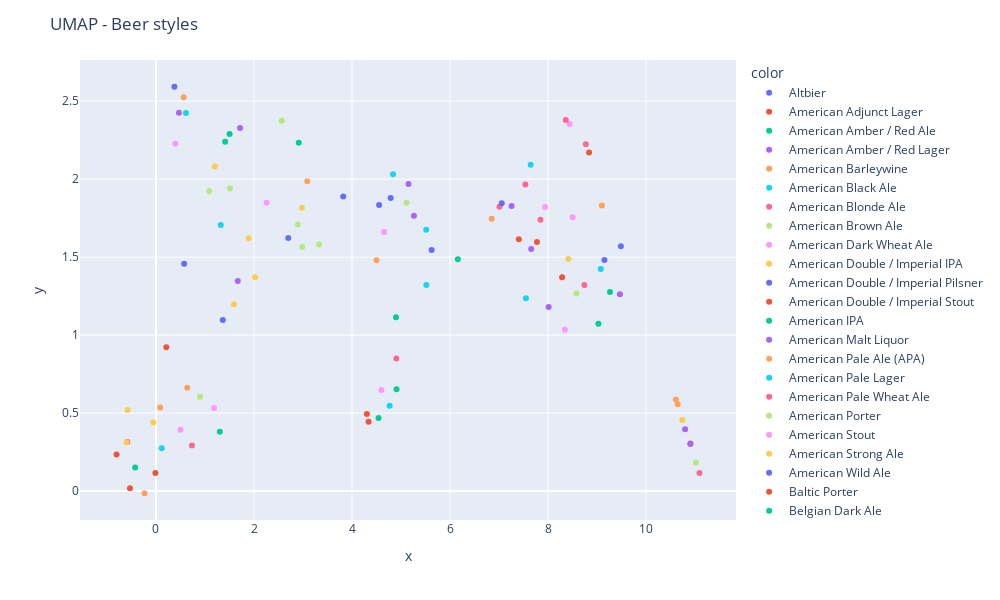

Notebook source saved alongside this figure:
### Code cell
reducer = umap.UMAP()

embedding = reducer.fit_transform(X)

fig = px.scatter(x=embedding[:, 0], y=embedding[:, 1], color=style_labels)
fig.update_layout(
    title='UMAP - Beer styles',
    width=1000,
    height=600,
)
fig.show()

### Figure 1 — Plotly figure (JSON) as saved in the notebook; plotly's stock layout.template omitted (floating-point values rounded to 4 significant figures)
{"data": [{"hovertemplate": "color=Altbier<br>x=%{x}<br>y=%{y}<extra></extra>", "legendgroup": "Altbier", "marker": {"color": "#636efa", "symbol": "circle"}, "mode": "markers", "name": "Altbier", "orientation": "v", "showlegend": true, "type": "scatter", "x": [5.625], "xaxis": "x", "y": [1.546], "yaxis": "y"}, {"hovertemplate": "color=American Adjunct Lager<br>x=%{x}<br>y=%{y}<extra></extra>", "legendgroup": "American Adjunct Lager", "marker": {"color": "#EF553B", "symbol": "circle"}, "mode": "markers", "name": "American Adjunct Lager", "orientation": "v", "showlegend": true, "type": "scatter", "x": [10.91], "xaxis": "x", "y": [0.3046], "yaxis": "y"}, {"hovertemplate": "color=American Amber / Red Ale<br>x=%{x}<br>y=%{y}<extra></extra>", "legendgroup": "American Amber / Red Ale", "marker": {"color": "#00cc96", "symbol": "circle"}, "mode": "markers", "name": "American Amber / Red Ale", "orientation": "v", "showlegend": true, "type": "scatter", "x": [4.897], "xaxis": "x", "y": [1.114], "yaxis": "y"}, {"hovertemplate": "color=American Amber / Red Lager<br>x=%{x}<br>y=%{y}<extra></extra>", "legendgroup": "American Amber / Red Lager", "marker": {"color": "#ab63fa", "symbol": "circle"}, "mode": "markers", "name": "American Amber / Red Lager", "orientation": "v", "showlegend": true, "type": "scatter", "x": [9.467], "xaxis": "x", "y": [1.261], "yaxis": "y"}, {"hovertemplate": "color=American Barleywine<br>x=%{x}<br>y=%{y}<extra></extra>", "legendgroup": "American Barleywine", "marker": {"color": "#FFA15A", "symbol": "circle"}, "mode": "markers", "name": "American Barleywine", "orientation": "v", "showlegend": true, "type": "scatter", "x": [-0.2338], "xaxis": "x", "y": [-0.01378], "yaxis": "y"}, {"hovertemplate": "color=American Black Ale<br>x=%{x}<br>y=%{y}<extra></extra>", "legendgroup": "American Black Ale", "marker": {"color": "#19d3f3", "symbol": "circle"}, "mode": "markers", "name": "American Black Ale", "orientation": "v", "showlegend": true, "type": "scatter", "x": [1.322], "xaxis": "x", "y": [1.707], "yaxis": "y"}, {"hovertemplate": "color=American Blonde Ale<br>x=%{x}<br>y=%{y}<extra></extra>", "legendgroup": "American Blonde Ale", "marker": {"color": "#FF6692", "symbol": "circle"}, "mode": "markers", "name": "American Blonde Ale", "orientation": "v", "showlegend": true, "type": "scatter", "x": [8.742], "xaxis": "x", "y": [1.321], "yaxis": "y"}, {"hovertemplate": "color=American Brown Ale<br>x=%{x}<br>y=%{y}<extra></extra>", "legendgroup": "American Brown Ale", "marker": {"color": "#B6E880", "symbol": "circle"}, "mode": "markers", "name": "American Brown Ale", "orientation": "v", "showlegend": true, "type": "scatter", "x": [2.982], "xaxis": "x", "y": [1.565], "yaxis": "y"}, {"hovertemplate": "color=American Dark Wheat Ale<br>x=%{x}<br>y=%{y}<extra></extra>", "legendgroup": "American Dark Wheat Ale", "marker": {"color": "#FF97FF", "symbol": "circle"}, "mode": "markers", "name": "American Dark Wheat Ale", "orientation": "v", "showlegend": true, "type": "scatter", "x": [8.441], "xaxis": "x", "y": [2.354], "yaxis": "y"}, {"hovertemplate": "color=American Double / Imperial IPA<br>x=%{x}<br>y=%{y}<extra></extra>", "legendgroup": "American Double / Imperial IPA", "marker": {"color": "#FECB52", "symbol": "circle"}, "mode": "markers", "name": "American Double / Imperial IPA", "orientation": "v", "showlegend": true, "type": "scatter", "x": [-0.5801], "xaxis": "x", "y": [0.5193], "yaxis": "y"}, {"hovertemplate": "color=American Double / Imperial Pilsner<br>x=%{x}<br>y=%{y}<extra></extra>", "legendgroup": "American Double / Imperial Pilsner", "marker": {"color": "#636efa", "symbol": "circle"}, "mode": "markers", "name": "American Double / Imperial Pilsner", "orientation": "v", "showlegend": true, "type": "scatter", "x": [1.364], "xaxis": "x", "y": [1.097], "yaxis": "y"}, {"hovertemplate": "color=American Double / Imperial Stout<br>x=%{x}<br>y=%{y}<extra></extra>", "legendgroup": "American Double / Imperial Stout", "marker": {"color": "#EF553B", "symbol": "circle"}, "mode": "markers", "name": "American Double / Imperial Stout", "orientation": "v", "showlegend": true, "type": "scatter", "x": [-0.8049], "xaxis": "x", "y": [0.2346], "yaxis": "y"}, {"hovertemplate": "color=American IPA<br>x=%{x}<br>y=%{y}<extra></extra>", "legendgroup": "American IPA", "marker": {"color": "#00cc96", "symbol": "circle"}, "mode": "markers", "name": "American IPA", "orientation": "v", "showlegend": true, "type": "scatter", "x": [1.502], "xaxis": "x", "y": [2.29], "yaxis": "y"}, {"hovertemplate": "color=American Malt Liquor<br>x=%{x}<br>y=%{y}<extra></extra>", "legendgroup": "American Malt Liquor", "marker": {"color": "#ab63fa", "symbol": "circle"}, "mode": "markers", "name": "American Malt Liquor", "orientation": "v", "showlegend": true, "type": "scatter", "x": [10.91], "xaxis": "x", "y": [0.3027], "yaxis": "y"}, {"hovertemplate": "color=American Pale Ale (APA)<br>x=%{x}<br>y=%{y}<extra></extra>", "legendgroup": "American Pale Ale (APA)", "marker": {"color": "#FFA15A", "symbol": "circle"}, "mode": "markers", "name": "American Pale Ale (APA)", "orientation": "v", "showlegend": true, "type": "scatter", "x": [3.087], "xaxis": "x", "y": [1.986], "yaxis": "y"}, {"hovertemplate": "color=American Pale Lager<br>x=%{x}<br>y=%{y}<extra></extra>", "legendgroup": "American Pale Lager", "marker": {"color": "#19d3f3", "symbol": "circle"}, "mode": "markers", "name": "American Pale Lager", "orientation": "v", "showlegend": true, "type": "scatter", "x": [9.077], "xaxis": "x", "y": [1.423], "yaxis": "y"}, {"hovertemplate": "color=American Pale Wheat Ale<br>x=%{x}<br>y=%{y}<extra></extra>", "legendgroup": "American Pale Wheat Ale", "marker": {"color": "#FF6692", "symbol": "circle"}, "mode": "markers", "name": "American Pale Wheat Ale", "orientation": "v", "showlegend": true, "type": "scatter", "x": [7.539], "xaxis": "x", "y": [1.965], "yaxis": "y"}, {"hovertemplate": "color=American Porter<br>x=%{x}<br>y=%{y}<extra></extra>", "legendgroup": "American Porter", "marker": {"color": "#B6E880", "symbol": "circle"}, "mode": "markers", "name": "American Porter", "orientation": "v", "showlegend": true, "type": "scatter", "x": [1.51], "xaxis": "x", "y": [1.94], "yaxis": "y"}, {"hovertemplate": "color=American Stout<br>x=%{x}<br>y=%{y}<extra></extra>", "legendgroup": "American Stout", "marker": {"color": "#FF97FF", "symbol": "circle"}, "mode": "markers", "name": "American Stout", "orientation": "v", "showlegend": true, "type": "scatter", "x": [2.257], "xaxis": "x", "y": [1.849], "yaxis": "y"}, {"hovertemplate": "color=American Strong Ale<br>x=%{x}<br>y=%{y}<extra></extra>", "legendgroup": "American Strong Ale", "marker": {"color": "#FECB52", "symbol": "circle"}, "mode": "markers", "name": "American Strong Ale", "orientation": "v", "showlegend": true, "type": "scatter", "x": [-0.05354], "xaxis": "x", "y": [0.4397], "yaxis": "y"}, {"hovertemplate": "color=American Wild Ale<br>x=%{x}<br>y=%{y}<extra></extra>", "legendgroup": "American Wild Ale", "marker": {"color": "#636efa", "symbol": "circle"}, "mode": "markers", "name": "American Wild Ale", "orientation": "v", "showlegend": true, "type": "scatter", "x": [0.3758], "xaxis": "x", "y": [2.592], "yaxis": "y"}, {"hovertemplate": "color=Baltic Porter<br>x=%{x}<br>y=%{y}<extra></extra>", "legendgroup": "Baltic Porter", "marker": {"color": "#EF553B", "symbol": "circle"}, "mode": "markers", "name": "Baltic Porter", "orientation": "v", "showlegend": true, "type": "scatter", "x": [0.2106], "xaxis": "x", "y": [0.9221], "yaxis": "y"}, {"hovertemplate": "color=Belgian Dark Ale<br>x=%{x}<br>y=%{y}<extra></extra>", "legendgroup": "Belgian Dark Ale", "marker": {"color": "#00cc96", "symbol": "circle"}, "mode": "markers", "name": "Belgian Dark Ale", "orientation": "v", "showlegend": true, "type": "scatter", "x": [4.909], "xaxis": "x", "y": [0.6536], "yaxis": "y"}, {"hovertemplate": "color=Belgian IPA<br>x=%{x}<br>y=%{y}<extra></extra>", "legendgroup": "Belgian IPA", "marker": {"color": "#ab63fa", "symbol": "circle"}, "mode": "markers", "name": "Belgian IPA", "orientation": "v", "showlegend": true, "type": "scatter", "x": [1.67], "xaxis": "x", "y": [1.347], "yaxis": "y"}, {"hovertemplate": "color=Belgian Pale Ale<br>x=%{x}<br>y=%{y}<extra></extra>", "legendgroup": "Belgian Pale Ale", "marker": {"color": "#FFA15A", "symbol": "circle"}, "mode": "markers", "name": "Belgian Pale Ale", "orientation": "v", "showlegend": true, "type": "scatter", "x": [4.501], "xaxis": "x", "y": [1.48], "yaxis": "y"}, {"hovertemplate": "color=Belgian Strong Dark Ale<br>x=%{x}<br>y=%{y}<extra></extra>", "legendgroup": "Belgian Strong Dark Ale", "marker": {"color": "#19d3f3", "symbol": "circle"}, "mode": "markers", "name": "Belgian Strong Dark Ale", "orientation": "v", "showlegend": true, "type": "scatter", "x": [0.1173], "xaxis": "x", "y": [0.2742], "yaxis": "y"}, {"hovertemplate": "color=Belgian Strong Pale Ale<br>x=%{x}<br>y=%{y}<extra></extra>", "legendgroup": "Belgian Strong Pale Ale", "marker": {"color": "#FF6692", "symbol": "circle"}, "mode": "markers", "name": "Belgian Strong Pale Ale", "orientation": "v", "showlegend": true, "type": "scatter", "x": [0.7345], "xaxis": "x", "y": [0.2923], "yaxis": "y"}, {"hovertemplate": "color=Berliner Weissbier<br>x=%{x}<br>y=%{y}<extra></extra>", "legendgroup": "Berliner Weissbier", "marker": {"color": "#B6E880", "symbol": "circle"}, "mode": "markers", "name": "Berliner Weissbier", "orientation": "v", "showlegend": true, "type": "scatter", "x": [2.566], "xaxis": "x", "y": [2.375], "yaxis": "y"}, {"hovertemplate": "color=Bière de Champagne / Bière Brut<br>x=%{x}<br>y=%{y}<extra></extra>", "legendgroup": "Bière de Champagne / Bière Brut", "marker": {"color": "#FF97FF", "symbol": "circle"}, "mode": "markers", "name": "Bière de Champagne / Bière Brut", "orientation": "v", "showlegend": true, "type": "scatter", "x": [1.186], "xaxis": "x", "y": [0.5329], "yaxis": "y"}, {"hovertemplate": "color=Bière de Garde<br>x=%{x}<br>y=%{y}<extra></extra>", "legendgroup": "Bière de Garde", "marker": {"color": "#FECB52", "symbol": "circle"}, "mode": "markers", "name": "Bière de Garde", "orientation": "v", "showlegend": true, "type": "scatter", "x": [2.023], "xaxis": "x", "y": [1.371], "yaxis": "y"}, {"hovertemplate": "color=Black & Tan<br>x=%{x}<br>y=%{y}<extra></extra>", "legendgroup": "Black & Tan", "marker": {"color": "#636efa", "symbol": "circle"}, "mode": "markers", "name": "Black & Tan", "orientation": "v", "showlegend": true, "type": "scatter", "x": [9.487], "xaxis": "x", "y": [1.57], "yaxis": "y"}, {"hovertemplate": "color=Bock<br>x=%{x}<br>y=%{y}<extra></extra>", "legendgroup": "Bock", "marker": {"color": "#EF553B", "symbol": "circle"}, "mode": "markers", "name": "Bock", "orientation": "v", "showlegend": true, "type": "scatter", "x": [8.838], "xaxis": "x", "y": [2.171], "yaxis": "y"}, {"hovertemplate": "color=Braggot<br>x=%{x}<br>y=%{y}<extra></extra>", "legendgroup": "Braggot", "marker": {"color": "#00cc96", "symbol": "circle"}, "mode": "markers", "name": "Braggot", "orientation": "v", "showlegend": true, "type": "scatter", "x": [1.303], "xaxis": "x", "y": [0.3799], "yaxis": "y"}, {"hovertemplate": "color=California Common / Steam Beer<br>x=%{x}<br>y=%{y}<extra></extra>", "legendgroup": "California Common / Steam Beer", "marker": {"color": "#ab63fa", "symbol": "circle"}, "mode": "markers", "name": "California Common / Steam Beer", "orientation": "v", "showlegend": true, "type": "scatter", "x": [5.264], "xaxis": "x", "y": [1.765], "yaxis": "y"}, {"hovertemplate": "color=Chile Beer<br>x=%{x}<br>y=%{y}<extra></extra>", "legendgroup": "Chile Beer", "marker": {"color": "#FFA15A", "symbol": "circle"}, "mode": "markers", "name": "Chile Beer", "orientation": "v", "showlegend": true, "type": "scatter", "x": [9.099], "xaxis": "x", "y": [1.831], "yaxis": "y"}, {"hovertemplate": "color=Cream Ale<br>x=%{x}<br>y=%{y}<extra></extra>", "legendgroup": "Cream Ale", "marker": {"color": "#19d3f3", "symbol": "circle"}, "mode": "markers", "name": "Cream Ale", "orientation": "v", "showlegend": true, "type": "scatter", "x": [7.647], "xaxis": "x", "y": [2.092], "yaxis": "y"}, {"hovertemplate": "color=Czech Pilsener<br>x=%{x}<br>y=%{y}<extra></extra>", "legendgroup": "Czech Pilsener", "marker": {"color": "#FF6692", "symbol": "circle"}, "mode": "markers", "name": "Czech Pilsener", "orientation": "v", "showlegend": true, "type": "scatter", "x": [7.846], "xaxis": "x", "y": [1.74], "yaxis": "y"}, {"hovertemplate": "color=Doppelbock<br>x=%{x}<br>y=%{y}<extra></extra>", "legendgroup": "Doppelbock", "marker": {"color": "#B6E880", "symbol": "circle"}, "mode": "markers", "name": "Doppelbock", "orientation": "v", "showlegend": true, "type": "scatter", "x": [0.8997], "xaxis": "x", "y": [0.6056], "yaxis": "y"}, {"hovertemplate": "color=Dortmunder / Export Lager<br>x=%{x}<br>y=%{y}<extra></extra>", "legendgroup": "Dortmunder / Export Lager", "marker": {"color": "#FF97FF", "symbol": "circle"}, "mode": "markers", "name": "Dortmunder / Export Lager", "orientation": "v", "showlegend": true, "type": "scatter", "x": [7.941], "xaxis": "x", "y": [1.821], "yaxis": "y"}, {"hovertemplate": "color=Dubbel<br>x=%{x}<br>y=%{y}<extra></extra>", "legendgroup": "Dubbel", "marker": {"color": "#FECB52", "symbol": "circle"}, "mode": "markers", "name": "Dubbel", "orientation": "v", "showlegend": true, "type": "scatter", "x": [1.589], "xaxis": "x", "y": [1.199], "yaxis": "y"}, {"hovertemplate": "color=Dunkelweizen<br>x=%{x}<br>y=%{y}<extra></extra>", "legendgroup": "Dunkelweizen", "marker": {"color": "#636efa", "symbol": "circle"}, "mode": "markers", "name": "Dunkelweizen", "orientation": "v", "showlegend": true, "type": "scatter", "x": [4.554], "xaxis": "x", "y": [1.834], "yaxis": "y"}, {"hovertemplate": "color=Eisbock<br>x=%{x}<br>y=%{y}<extra></extra>", "legendgroup": "Eisbock", "marker": {"color": "#EF553B", "symbol": "circle"}, "mode": "markers", "name": "Eisbock", "orientation": "v", "showlegend": true, "type": "scatter", "x": [-0.5316], "xaxis": "x", "y": [0.01893], "yaxis": "y"}, {"hovertemplate": "color=English Barleywine<br>x=%{x}<br>y=%{y}<extra></extra>", "legendgroup": "English Barleywine", "marker": {"color": "#00cc96", "symbol": "circle"}, "mode": "markers", "name": "English Barleywine", "orientation": "v", "showlegend": true, "type": "scatter", "x": [-0.4264], "xaxis": "x", "y": [0.1514], "yaxis": "y"}, {"hovertemplate": "color=English Bitter<br>x=%{x}<br>y=%{y}<extra></extra>", "legendgroup": "English Bitter", "marker": {"color": "#ab63fa", "symbol": "circle"}, "mode": "markers", "name": "English Bitter", "orientation": "v", "showlegend": true, "type": "scatter", "x": [8.013], "xaxis": "x", "y": [1.181], "yaxis": "y"}, {"hovertemplate": "color=English Brown Ale<br>x=%{x}<br>y=%{y}<extra></extra>", "legendgroup": "English Brown Ale", "marker": {"color": "#FFA15A", "symbol": "circle"}, "mode": "markers", "name": "English Brown Ale", "orientation": "v", "showlegend": true, "type": "scatter", "x": [6.85], "xaxis": "x", "y": [1.747], "yaxis": "y"}, {"hovertemplate": "color=English Dark Mild Ale<br>x=%{x}<br>y=%{y}<extra></extra>", "legendgroup": "English Dark Mild Ale", "marker": {"color": "#19d3f3", "symbol": "circle"}, "mode": "markers", "name": "English Dark Mild Ale", "orientation": "v", "showlegend": true, "type": "scatter", "x": [7.548], "xaxis": "x", "y": [1.236], "yaxis": "y"}, {"hovertemplate": "color=English India Pale Ale (IPA)<br>x=%{x}<br>y=%{y}<extra></extra>", "legendgroup": "English India Pale Ale (IPA)", "marker": {"color": "#FF6692", "symbol": "circle"}, "mode": "markers", "name": "English India Pale Ale (IPA)", "orientation": "v", "showlegend": true, "type": "scatter", "x": [8.362], "xaxis": "x", "y": [2.379], "yaxis": "y"}, {"hovertemplate": "color=English Pale Ale<br>x=%{x}<br>y=%{y}<extra></extra>", "legendgroup": "English Pale Ale", "marker": {"color": "#B6E880", "symbol": "circle"}, "mode": "markers", "name": "English Pale Ale", "orientation": "v", "showlegend": true, "type": "scatter", "x": [8.579], "xaxis": "x", "y": [1.267], "yaxis": "y"}, {"hovertemplate": "color=English Pale Mild Ale<br>x=%{x}<br>y=%{y}<extra></extra>", "legendgroup": "English Pale Mild Ale", "marker": {"color": "#FF97FF", "symbol": "circle"}, "mode": "markers", "name": "English Pale Mild Ale", "orientation": "v", "showlegend": true, "type": "scatter", "x": [8.345], "xaxis": "x", "y": [1.034], "yaxis": "y"}, {"hovertemplate": "color=English Porter<br>x=%{x}<br>y=%{y}<extra></extra>", "legendgroup": "English Porter", "marker": {"color": "#FECB52", "symbol": "circle"}, "mode": "markers", "name": "English Porter", "orientation": "v", "showlegend": true, "type": "scatter", "x": [2.977], "xaxis": "x", "y": [1.816], "yaxis": "y"}, {"hovertemplate": "color=English Stout<br>x=%{x}<br>y=%{y}<extra></extra>", "legendgroup": "English Stout", "marker": {"color": "#636efa", "symbol": "circle"}, "mode": "markers", "name": "English Stout", "orientation": "v", "showlegend": true, "type": "scatter", "x": [3.821], "xaxis": "x", "y": [1.889], "yaxis": "y"}, {"hovertemplate": "color=English Strong Ale<br>x=%{x}<br>y=%{y}<extra></extra>", "legendgroup": "English Strong Ale", "marker": {"color": "#EF553B", "symbol": "circle"}, "mode": "markers", "name": "English Strong Ale", "orientation": "v", "showlegend": true, "type": "scatter", "x": [4.338], "xaxis": "x", "y": [0.4441], "yaxis": "y"}, {"hovertemplate": "color=Euro Dark Lager<br>x=%{x}<br>y=%{y}<extra></extra>", "legendgroup": "Euro Dark Lager", "marker": {"color": "#00cc96", "symbol": "circle"}, "mode": "markers", "name": "Euro Dark Lager", "orientation": "v", "showlegend": true, "type": "scatter", "x": [9.264], "xaxis": "x", "y": [1.277], "yaxis": "y"}, {"hovertemplate": "color=Euro Pale Lager<br>x=%{x}<br>y=%{y}<extra></extra>", "legendgroup": "Euro Pale Lager", "marker": {"color": "#ab63fa", "symbol": "circle"}, "mode": "markers", "name": "Euro Pale Lager", "orientation": "v", "showlegend": true, "type": "scatter", "x": [10.8], "xaxis": "x", "y": [0.3965], "yaxis": "y"}, {"hovertemplate": "color=Euro Strong Lager<br>x=%{x}<br>y=%{y}<extra></extra>", "legendgroup": "Euro Strong Lager", "marker": {"color": "#FFA15A", "symbol": "circle"}, "mode": "markers", "name": "Euro Strong Lager", "orientation": "v", "showlegend": true, "type": "scatter", "x": [10.65], "xaxis": "x", "y": [0.557], "yaxis": "y"}, {"hovertemplate": "color=Extra Special / Strong Bitter (ESB)<br>x=%{x}<br>y=%{y}<extra></extra>", "legendgroup": "Extra Special / Strong Bitter (ESB)", "marker": {"color": "#19d3f3", "symbol": "circle"}, "mode": "markers", "name": "Extra Special / Strong Bitter (ESB)", "orientation": "v", "showlegend": true, "type": "scatter", "x": [5.514], "xaxis": "x", "y": [1.675], "yaxis": "y"}, {"hovertemplate": "color=Faro<br>x=%{x}<br>y=%{y}<extra></extra>", "legendgroup": "Faro", "marker": {"color": "#FF6692", "symbol": "circle"}, "mode": "markers", "name": "Faro", "orientation": "v", "showlegend": true, "type": "scatter", "x": [7.01], "xaxis": "x", "y": [1.823], "yaxis": "y"}, {"hovertemplate": "color=Flanders Oud Bruin<br>x=%{x}<br>y=%{y}<extra></extra>", "legendgroup": "Flanders Oud Bruin", "marker": {"color": "#B6E880", "symbol": "circle"}, "mode": "markers", "name": "Flanders Oud Bruin", "orientation": "v", "showlegend": true, "type": "scatter", "x": [1.085], "xaxis": "x", "y": [1.925], "yaxis": "y"}, {"hovertemplate": "color=Flanders Red Ale<br>x=%{x}<br>y=%{y}<extra></extra>", "legendgroup": "Flanders Red Ale", "marker": {"color": "#FF97FF", "symbol": "circle"}, "mode": "markers", "name": "Flanders Red Ale", "orientation": "v", "showlegend": true, "type": "scatter", "x": [0.3969], "xaxis": "x", "y": [2.227], "yaxis": "y"}, {"hovertemplate": "color=Foreign / Export Stout<br>x=%{x}<br>y=%{y}<extra></extra>", "legendgroup": "Foreign / Export Stout", "marker": {"color": "#FECB52", "symbol": "circle"}, "mode": "markers", "name": "Foreign / Export Stout", "orientation": "v", "showlegend": true, "type": "scatter", "x": [1.893], "xaxis": "x", "y": [1.621], "yaxis": "y"}, {"hovertemplate": "color=Fruit / Vegetable Beer<br>x=%{x}<br>y=%{y}<extra></extra>", "legendgroup": "Fruit / Vegetable Beer", "marker": {"color": "#636efa", "symbol": "circle"}, "mode": "markers", "name": "Fruit / Vegetable Beer", "orientation": "v", "showlegend": true, "type": "scatter", "x": [9.151], "xaxis": "x", "y": [1.481], "yaxis": "y"}, {"hovertemplate": "color=German Pilsener<br>x=%{x}<br>y=%{y}<extra></extra>", "legendgroup": "German Pilsener", "marker": {"color": "#EF553B", "symbol": "circle"}, "mode": "markers", "name": "German Pilsener", "orientation": "v", "showlegend": true, "type": "scatter", "x": [8.288], "xaxis": "x", "y": [1.371], "yaxis": "y"}, {"hovertemplate": "color=Gose<br>x=%{x}<br>y=%{y}<extra></extra>", "legendgroup": "Gose", "marker": {"color": "#00cc96", "symbol": "circle"}, "mode": "markers", "name": "Gose", "orientation": "v", "showlegend": true, "type": "scatter", "x": [2.913], "xaxis": "x", "y": [2.233], "yaxis": "y"}, {"hovertemplate": "color=Gueuze<br>x=%{x}<br>y=%{y}<extra></extra>", "legendgroup": "Gueuze", "marker": {"color": "#ab63fa", "symbol": "circle"}, "mode": "markers", "name": "Gueuze", "orientation": "v", "showlegend": true, "type": "scatter", "x": [0.468], "xaxis": "x", "y": [2.426], "yaxis": "y"}, {"hovertemplate": "color=Happoshu<br>x=%{x}<br>y=%{y}<extra></extra>", "legendgroup": "Happoshu", "marker": {"color": "#FFA15A", "symbol": "circle"}, "mode": "markers", "name": "Happoshu", "orientation": "v", "showlegend": true, "type": "scatter", "x": [10.61], "xaxis": "x", "y": [0.5878], "yaxis": "y"}, {"hovertemplate": "color=Hefeweizen<br>x=%{x}<br>y=%{y}<extra></extra>", "legendgroup": "Hefeweizen", "marker": {"color": "#19d3f3", "symbol": "circle"}, "mode": "markers", "name": "Hefeweizen", "orientation": "v", "showlegend": true, "type": "scatter", "x": [4.838], "xaxis": "x", "y": [2.031], "yaxis": "y"}, {"hovertemplate": "color=Herbed / Spiced Beer<br>x=%{x}<br>y=%{y}<extra></extra>", "legendgroup": "Herbed / Spiced Beer", "marker": {"color": "#FF6692", "symbol": "circle"}, "mode": "markers", "name": "Herbed / Spiced Beer", "orientation": "v", "showlegend": true, "type": "scatter", "x": [8.772], "xaxis": "x", "y": [2.224], "yaxis": "y"}, {"hovertemplate": "color=Irish Dry Stout<br>x=%{x}<br>y=%{y}<extra></extra>", "legendgroup": "Irish Dry Stout", "marker": {"color": "#B6E880", "symbol": "circle"}, "mode": "markers", "name": "Irish Dry Stout", "orientation": "v", "showlegend": true, "type": "scatter", "x": [5.114], "xaxis": "x", "y": [1.848], "yaxis": "y"}, {"hovertemplate": "color=Irish Red Ale<br>x=%{x}<br>y=%{y}<extra></extra>", "legendgroup": "Irish Red Ale", "marker": {"color": "#FF97FF", "symbol": "circle"}, "mode": "markers", "name": "Irish Red Ale", "orientation": "v", "showlegend": true, "type": "scatter", "x": [8.502], "xaxis": "x", "y": [1.755], "yaxis": "y"}, {"hovertemplate": "color=Japanese Rice Lager<br>x=%{x}<br>y=%{y}<extra></extra>", "legendgroup": "Japanese Rice Lager", "marker": {"color": "#FECB52", "symbol": "circle"}, "mode": "markers", "name": "Japanese Rice Lager", "orientation": "v", "showlegend": true, "type": "scatter", "x": [10.74], "xaxis": "x", "y": [0.4555], "yaxis": "y"}, {"hovertemplate": "color=Kellerbier / Zwickelbier<br>x=%{x}<br>y=%{y}<extra></extra>", "legendgroup": "Kellerbier / Zwickelbier", "marker": {"color": "#636efa", "symbol": "circle"}, "mode": "markers", "name": "Kellerbier / Zwickelbier", "orientation": "v", "showlegend": true, "type": "scatter", "x": [4.789], "xaxis": "x", "y": [1.879], "yaxis": "y"}, {"hovertemplate": "color=Kristalweizen<br>x=%{x}<br>y=%{y}<extra></extra>", "legendgroup": "Kristalweizen", "marker": {"color": "#EF553B", "symbol": "circle"}, "mode": "markers", "name": "Kristalweizen", "orientation": "v", "showlegend": true, "type": "scatter", "x": [7.775], "xaxis": "x", "y": [1.598], "yaxis": "y"}, {"hovertemplate": "color=Kvass<br>x=%{x}<br>y=%{y}<extra></extra>", "legendgroup": "Kvass", "marker": {"color": "#00cc96", "symbol": "circle"}, "mode": "markers", "name": "Kvass", "orientation": "v", "showlegend": true, "type": "scatter", "x": [9.027], "xaxis": "x", "y": [1.073], "yaxis": "y"}, {"hovertemplate": "color=Kölsch<br>x=%{x}<br>y=%{y}<extra></extra>", "legendgroup": "Kölsch", "marker": {"color": "#ab63fa", "symbol": "circle"}, "mode": "markers", "name": "Kölsch", "orientation": "v", "showlegend": true, "type": "scatter", "x": [7.656], "xaxis": "x", "y": [1.553], "yaxis": "y"}, {"hovertemplate": "color=Lambic - Fruit<br>x=%{x}<br>y=%{y}<extra></extra>", "legendgroup": "Lambic - Fruit", "marker": {"color": "#FFA15A", "symbol": "circle"}, "mode": "markers", "name": "Lambic - Fruit", "orientation": "v", "showlegend": true, "type": "scatter", "x": [0.5637], "xaxis": "x", "y": [2.525], "yaxis": "y"}, {"hovertemplate": "color=Lambic - Unblended<br>x=%{x}<br>y=%{y}<extra></extra>", "legendgroup": "Lambic - Unblended", "marker": {"color": "#19d3f3", "symbol": "circle"}, "mode": "markers", "name": "Lambic - Unblended", "orientation": "v", "showlegend": true, "type": "scatter", "x": [0.6122], "xaxis": "x", "y": [2.423], "yaxis": "y"}, {"hovertemplate": "color=Light Lager<br>x=%{x}<br>y=%{y}<extra></extra>", "legendgroup": "Light Lager", "marker": {"color": "#FF6692", "symbol": "circle"}, "mode": "markers", "name": "Light Lager", "orientation": "v", "showlegend": true, "type": "scatter", "x": [11.09], "xaxis": "x", "y": [0.1154], "yaxis": "y"}, {"hovertemplate": "color=Low Alcohol Beer<br>x=%{x}<br>y=%{y}<extra></extra>", "legendgroup": "Low Alcohol Beer", "marker": {"color": "#B6E880", "symbol": "circle"}, "mode": "markers", "name": "Low Alcohol Beer", "orientation": "v", "showlegend": true, "type": "scatter", "x": [11.02], "xaxis": "x", "y": [0.1828], "yaxis": "y"}, {"hovertemplate": "color=Maibock / Helles Bock<br>x=%{x}<br>y=%{y}<extra></extra>", "legendgroup": "Maibock / Helles Bock", "marker": {"color": "#FF97FF", "symbol": "circle"}, "mode": "markers", "name": "Maibock / Helles Bock", "orientation": "v", "showlegend": true, "type": "scatter", "x": [4.6], "xaxis": "x", "y": [0.6475], "yaxis": "y"}, {"hovertemplate": "color=Milk / Sweet Stout<br>x=%{x}<br>y=%{y}<extra></extra>", "legendgroup": "Milk / Sweet Stout", "marker": {"color": "#FECB52", "symbol": "circle"}, "mode": "markers", "name": "Milk / Sweet Stout", "orientation": "v", "showlegend": true, "type": "scatter", "x": [1.2], "xaxis": "x", "y": [2.08], "yaxis": "y"}, {"hovertemplate": "color=Munich Dunkel Lager<br>x=%{x}<br>y=%{y}<extra></extra>", "legendgroup": "Munich Dunkel Lager", "marker": {"color": "#636efa", "symbol": "circle"}, "mode": "markers", "name": "Munich Dunkel Lager", "orientation": "v", "showlegend": true, "type": "scatter", "x": [7.056], "xaxis": "x", "y": [1.846], "yaxis": "y"}, {"hovertemplate": "color=Munich Helles Lager<br>x=%{x}<br>y=%{y}<extra></extra>", "legendgroup": "Munich Helles Lager", "marker": {"color": "#EF553B", "symbol": "circle"}, "mode": "markers", "name": "Munich Helles Lager", "orientation": "v", "showlegend": true, "type": "scatter", "x": [7.404], "xaxis": "x", "y": [1.615], "yaxis": "y"}, {"hovertemplate": "color=Märzen / Oktoberfest<br>x=%{x}<br>y=%{y}<extra></extra>", "legendgroup": "Märzen / Oktoberfest", "marker": {"color": "#00cc96", "symbol": "circle"}, "mode": "markers", "name": "Märzen / Oktoberfest", "orientation": "v", "showlegend": true, "type": "scatter", "x": [6.16], "xaxis": "x", "y": [1.487], "yaxis": "y"}, {"hovertemplate": "color=Oatmeal Stout<br>x=%{x}<br>y=%{y}<extra></extra>", "legendgroup": "Oatmeal Stout", "marker": {"color": "#ab63fa", "symbol": "circle"}, "mode": "markers", "name": "Oatmeal Stout", "orientation": "v", "showlegend": true, "type": "scatter", "x": [1.715], "xaxis": "x", "y": [2.328], "yaxis": "y"}, {"hovertemplate": "color=Old Ale<br>x=%{x}<br>y=%{y}<extra></extra>", "legendgroup": "Old Ale", "marker": {"color": "#FFA15A", "symbol": "circle"}, "mode": "markers", "name": "Old Ale", "orientation": "v", "showlegend": true, "type": "scatter", "x": [0.0852], "xaxis": "x", "y": [0.536], "yaxis": "y"}, {"hovertemplate": "color=Pumpkin Ale<br>x=%{x}<br>y=%{y}<extra></extra>", "legendgroup": "Pumpkin Ale", "marker": {"color": "#19d3f3", "symbol": "circle"}, "mode": "markers", "name": "Pumpkin Ale", "orientation": "v", "showlegend": true, "type": "scatter", "x": [4.768], "xaxis": "x", "y": [0.5477], "yaxis": "y"}, {"hovertemplate": "color=Quadrupel (Quad)<br>x=%{x}<br>y=%{y}<extra></extra>", "legendgroup": "Quadrupel (Quad)", "marker": {"color": "#FF6692", "symbol": "circle"}, "mode": "markers", "name": "Quadrupel (Quad)", "orientation": "v", "showlegend": true, "type": "scatter", "x": [-0.5822], "xaxis": "x", "y": [0.315], "yaxis": "y"}, {"hovertemplate": "color=Rauchbier<br>x=%{x}<br>y=%{y}<extra></extra>", "legendgroup": "Rauchbier", "marker": {"color": "#B6E880", "symbol": "circle"}, "mode": "markers", "name": "Rauchbier", "orientation": "v", "showlegend": true, "type": "scatter", "x": [2.893], "xaxis": "x", "y": [1.709], "yaxis": "y"}, {"hovertemplate": "color=Roggenbier<br>x=%{x}<br>y=%{y}<extra></extra>", "legendgroup": "Roggenbier", "marker": {"color": "#FF97FF", "symbol": "circle"}, "mode": "markers", "name": "Roggenbier", "orientation": "v", "showlegend": true, "type": "scatter", "x": [4.655], "xaxis": "x", "y": [1.662], "yaxis": "y"}, {"hovertemplate": "color=Russian Imperial Stout<br>x=%{x}<br>y=%{y}<extra></extra>", "legendgroup": "Russian Imperial Stout", "marker": {"color": "#FECB52", "symbol": "circle"}, "mode": "markers", "name": "Russian Imperial Stout", "orientation": "v", "showlegend": true, "type": "scatter", "x": [-0.6007], "xaxis": "x", "y": [0.3114], "yaxis": "y"}, {"hovertemplate": "color=Rye Beer<br>x=%{x}<br>y=%{y}<extra></extra>", "legendgroup": "Rye Beer", "marker": {"color": "#636efa", "symbol": "circle"}, "mode": "markers", "name": "Rye Beer", "orientation": "v", "showlegend": true, "type": "scatter", "x": [2.699], "xaxis": "x", "y": [1.622], "yaxis": "y"}, {"hovertemplate": "color=Sahti<br>x=%{x}<br>y=%{y}<extra></extra>", "legendgroup": "Sahti", "marker": {"color": "#EF553B", "symbol": "circle"}, "mode": "markers", "name": "Sahti", "orientation": "v", "showlegend": true, "type": "scatter", "x": [4.303], "xaxis": "x", "y": [0.495], "yaxis": "y"}, {"hovertemplate": "color=Saison / Farmhouse Ale<br>x=%{x}<br>y=%{y}<extra></extra>", "legendgroup": "Saison / Farmhouse Ale", "marker": {"color": "#00cc96", "symbol": "circle"}, "mode": "markers", "name": "Saison / Farmhouse Ale", "orientation": "v", "showlegend": true, "type": "scatter", "x": [1.411], "xaxis": "x", "y": [2.24], "yaxis": "y"}, {"hovertemplate": "color=Schwarzbier<br>x=%{x}<br>y=%{y}<extra></extra>", "legendgroup": "Schwarzbier", "marker": {"color": "#ab63fa", "symbol": "circle"}, "mode": "markers", "name": "Schwarzbier", "orientation": "v", "showlegend": true, "type": "scatter", "x": [5.153], "xaxis": "x", "y": [1.969], "yaxis": "y"}, {"hovertemplate": "color=Scotch Ale / Wee Heavy<br>x=%{x}<br>y=%{y}<extra></extra>", "legendgroup": "Scotch Ale / Wee Heavy", "marker": {"color": "#FFA15A", "symbol": "circle"}, "mode": "markers", "name": "Scotch Ale / Wee Heavy", "orientation": "v", "showlegend": true, "type": "scatter", "x": [0.6377], "xaxis": "x", "y": [0.6628], "yaxis": "y"}, {"hovertemplate": "color=Scottish Ale<br>x=%{x}<br>y=%{y}<extra></extra>", "legendgroup": "Scottish Ale", "marker": {"color": "#19d3f3", "symbol": "circle"}, "mode": "markers", "name": "Scottish Ale", "orientation": "v", "showlegend": true, "type": "scatter", "x": [5.517], "xaxis": "x", "y": [1.321], "yaxis": "y"}, {"hovertemplate": "color=Scottish Gruit / Ancient Herbed Ale<br>x=%{x}<br>y=%{y}<extra></extra>", "legendgroup": "Scottish Gruit / Ancient Herbed Ale", "marker": {"color": "#FF6692", "symbol": "circle"}, "mode": "markers", "name": "Scottish Gruit / Ancient Herbed Ale", "orientation": "v", "showlegend": true, "type": "scatter", "x": [4.904], "xaxis": "x", "y": [0.8502], "yaxis": "y"}, {"hovertemplate": "color=Smoked Beer<br>x=%{x}<br>y=%{y}<extra></extra>", "legendgroup": "Smoked Beer", "marker": {"color": "#B6E880", "symbol": "circle"}, "mode": "markers", "name": "Smoked Beer", "orientation": "v", "showlegend": true, "type": "scatter", "x": [3.327], "xaxis": "x", "y": [1.58], "yaxis": "y"}, {"hovertemplate": "color=Tripel<br>x=%{x}<br>y=%{y}<extra></extra>", "legendgroup": "Tripel", "marker": {"color": "#FF97FF", "symbol": "circle"}, "mode": "markers", "name": "Tripel", "orientation": "v", "showlegend": true, "type": "scatter", "x": [0.5008], "xaxis": "x", "y": [0.394], "yaxis": "y"}, {"hovertemplate": "color=Vienna Lager<br>x=%{x}<br>y=%{y}<extra></extra>", "legendgroup": "Vienna Lager", "marker": {"color": "#FECB52", "symbol": "circle"}, "mode": "markers", "name": "Vienna Lager", "orientation": "v", "showlegend": true, "type": "scatter", "x": [8.414], "xaxis": "x", "y": [1.488], "yaxis": "y"}, {"hovertemplate": "color=Weizenbock<br>x=%{x}<br>y=%{y}<extra></extra>", "legendgroup": "Weizenbock", "marker": {"color": "#636efa", "symbol": "circle"}, "mode": "markers", "name": "Weizenbock", "orientation": "v", "showlegend": true, "type": "scatter", "x": [0.5748], "xaxis": "x", "y": [1.458], "yaxis": "y"}, {"hovertemplate": "color=Wheatwine<br>x=%{x}<br>y=%{y}<extra></extra>", "legendgroup": "Wheatwine", "marker": {"color": "#EF553B", "symbol": "circle"}, "mode": "markers", "name": "Wheatwine", "orientation": "v", "showlegend": true, "type": "scatter", "x": [-0.01254], "xaxis": "x", "y": [0.1168], "yaxis": "y"}, {"hovertemplate": "color=Winter Warmer<br>x=%{x}<br>y=%{y}<extra></extra>", "legendgroup": "Winter Warmer", "marker": {"color": "#00cc96", "symbol": "circle"}, "mode": "markers", "name": "Winter Warmer", "orientation": "v", "showlegend": true, "type": "scatter", "x": [4.542], "xaxis": "x", "y": [0.4694], "yaxis": "y"}, {"hovertemplate": "color=Witbier<br>x=%{x}<br>y=%{y}<extra></extra>", "legendgroup": "Witbier", "marker": {"color": "#ab63fa", "symbol": "circle"}, "mode": "markers", "name": "Witbier", "orientation": "v", "showlegend": true, "type": "scatter", "x": [7.256], "xaxis": "x", "y": [1.827], "yaxis": "y"}], "layout": {"height": 600, "legend": {"title": {"text": "color"}, "tracegroupgap": 0}, "margin": {"t": 60}, "title": {"text": "UMAP - Beer styles"}, "width": 1000, "xaxis": {"anchor": "y", "domain": [0, 1], "title": {"text": "x"}}, "yaxis": {"anchor": "x", "domain": [0, 1], "title": {"text": "y"}}}}
